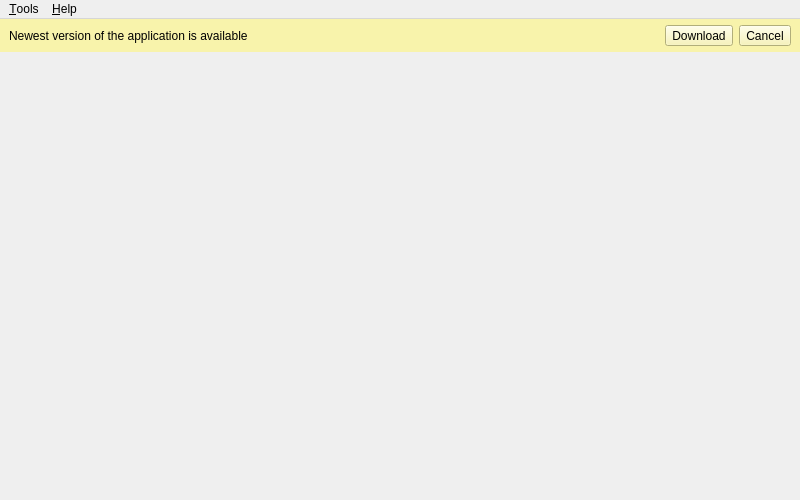
<?xml version="1.0" encoding="UTF-8"?>
<ui version="4.0">
 <class>MainWindow</class>
 <widget class="QMainWindow" name="MainWindow">
  <property name="geometry">
   <rect>
    <x>0</x>
    <y>0</y>
    <width>800</width>
    <height>500</height>
   </rect>
  </property>
  <property name="minimumSize">
   <size>
    <width>800</width>
    <height>500</height>
   </size>
  </property>
  <property name="windowIcon">
   <iconset resource="../Resources/Resources.qrc">
    <normaloff>:/icons/application</normaloff>:/icons/application</iconset>
  </property>
  <widget class="QWidget" name="mp_centralwidget">
   <layout class="QVBoxLayout" name="verticalLayout_2">
    <property name="leftMargin">
     <number>0</number>
    </property>
    <property name="topMargin">
     <number>0</number>
    </property>
    <property name="rightMargin">
     <number>0</number>
    </property>
    <property name="bottomMargin">
     <number>0</number>
    </property>
    <item>
     <widget class="QWidget" name="mp_widget_update" native="true">
      <property name="palette">
       <palette>
        <active>
         <colorrole role="Button">
          <brush brushstyle="SolidPattern">
           <color alpha="255">
            <red>248</red>
            <green>243</green>
            <blue>171</blue>
           </color>
          </brush>
         </colorrole>
         <colorrole role="Base">
          <brush brushstyle="SolidPattern">
           <color alpha="255">
            <red>248</red>
            <green>243</green>
            <blue>171</blue>
           </color>
          </brush>
         </colorrole>
         <colorrole role="Window">
          <brush brushstyle="SolidPattern">
           <color alpha="255">
            <red>248</red>
            <green>243</green>
            <blue>171</blue>
           </color>
          </brush>
         </colorrole>
        </active>
        <inactive>
         <colorrole role="Button">
          <brush brushstyle="SolidPattern">
           <color alpha="255">
            <red>248</red>
            <green>243</green>
            <blue>171</blue>
           </color>
          </brush>
         </colorrole>
         <colorrole role="Base">
          <brush brushstyle="SolidPattern">
           <color alpha="255">
            <red>248</red>
            <green>243</green>
            <blue>171</blue>
           </color>
          </brush>
         </colorrole>
         <colorrole role="Window">
          <brush brushstyle="SolidPattern">
           <color alpha="255">
            <red>248</red>
            <green>243</green>
            <blue>171</blue>
           </color>
          </brush>
         </colorrole>
        </inactive>
        <disabled>
         <colorrole role="Button">
          <brush brushstyle="SolidPattern">
           <color alpha="255">
            <red>248</red>
            <green>243</green>
            <blue>171</blue>
           </color>
          </brush>
         </colorrole>
         <colorrole role="Base">
          <brush brushstyle="SolidPattern">
           <color alpha="255">
            <red>248</red>
            <green>243</green>
            <blue>171</blue>
           </color>
          </brush>
         </colorrole>
         <colorrole role="Window">
          <brush brushstyle="SolidPattern">
           <color alpha="255">
            <red>248</red>
            <green>243</green>
            <blue>171</blue>
           </color>
          </brush>
         </colorrole>
        </disabled>
       </palette>
      </property>
      <property name="styleSheet">
       <string notr="true">background-color: rgb(248, 243, 171);</string>
      </property>
      <layout class="QHBoxLayout" name="horizontalLayout">
       <property name="topMargin">
        <number>6</number>
       </property>
       <property name="bottomMargin">
        <number>6</number>
       </property>
       <item>
        <widget class="QLabel" name="mp_label_update">
         <property name="styleSheet">
          <string notr="true"/>
         </property>
         <property name="text">
          <string>Newest version of the application is available</string>
         </property>
        </widget>
       </item>
       <item>
        <widget class="QToolButton" name="mp_btn_update_download">
         <property name="maximumSize">
          <size>
           <width>16777215</width>
           <height>25</height>
          </size>
         </property>
         <property name="focusPolicy">
          <enum>Qt::NoFocus</enum>
         </property>
         <property name="text">
          <string>Download</string>
         </property>
        </widget>
       </item>
       <item>
        <widget class="QToolButton" name="mp_btn_update_cancel">
         <property name="maximumSize">
          <size>
           <width>16777215</width>
           <height>25</height>
          </size>
         </property>
         <property name="focusPolicy">
          <enum>Qt::NoFocus</enum>
         </property>
         <property name="text">
          <string>Cancel</string>
         </property>
        </widget>
       </item>
      </layout>
     </widget>
    </item>
    <item>
     <layout class="QVBoxLayout" name="mp_layout">
      <property name="leftMargin">
       <number>9</number>
      </property>
      <property name="topMargin">
       <number>9</number>
      </property>
      <property name="rightMargin">
       <number>9</number>
      </property>
      <property name="bottomMargin">
       <number>9</number>
      </property>
      <item>
       <widget class="QStackedWidget" name="mp_stacked_widget">
        <property name="minimumSize">
         <size>
          <width>400</width>
          <height>200</height>
         </size>
        </property>
       </widget>
      </item>
     </layout>
    </item>
   </layout>
  </widget>
  <widget class="QMenuBar" name="mp_menu_bar">
   <property name="geometry">
    <rect>
     <x>0</x>
     <y>0</y>
     <width>800</width>
     <height>22</height>
    </rect>
   </property>
   <widget class="QMenu" name="mp_menu_tools">
    <property name="title">
     <string>&amp;Tools</string>
    </property>
    <addaction name="mp_action_settings"/>
   </widget>
   <widget class="QMenu" name="mp_menu_help">
    <property name="title">
     <string>&amp;Help</string>
    </property>
    <addaction name="mp_action_about"/>
    <addaction name="mp_action_about_qt"/>
   </widget>
   <addaction name="mp_menu_tools"/>
   <addaction name="mp_menu_help"/>
  </widget>
  <action name="mp_action_settings">
   <property name="text">
    <string>&amp;Settings...</string>
   </property>
  </action>
  <action name="mp_action_about">
   <property name="text">
    <string>&amp;About...</string>
   </property>
  </action>
  <action name="mp_action_about_qt">
   <property name="text">
    <string>About &amp;Qt...</string>
   </property>
  </action>
 </widget>
 <resources>
  <include location="../Resources/Resources.qrc"/>
 </resources>
 <connections>
  <connection>
   <sender>mp_action_about</sender>
   <signal>triggered()</signal>
   <receiver>MainWindow</receiver>
   <slot>showAboutDialog()</slot>
   <hints>
    <hint type="sourcelabel">
     <x>-1</x>
     <y>-1</y>
    </hint>
    <hint type="destinationlabel">
     <x>399</x>
     <y>249</y>
    </hint>
   </hints>
  </connection>
  <connection>
   <sender>mp_action_about_qt</sender>
   <signal>triggered()</signal>
   <receiver>MainWindow</receiver>
   <slot>showAboutQtDialog()</slot>
   <hints>
    <hint type="sourcelabel">
     <x>-1</x>
     <y>-1</y>
    </hint>
    <hint type="destinationlabel">
     <x>399</x>
     <y>249</y>
    </hint>
   </hints>
  </connection>
 </connections>
 <slots>
  <slot>showGameInstaller()</slot>
  <slot>showAboutDialog()</slot>
  <slot>showAboutQtDialog()</slot>
 </slots>
</ui>
